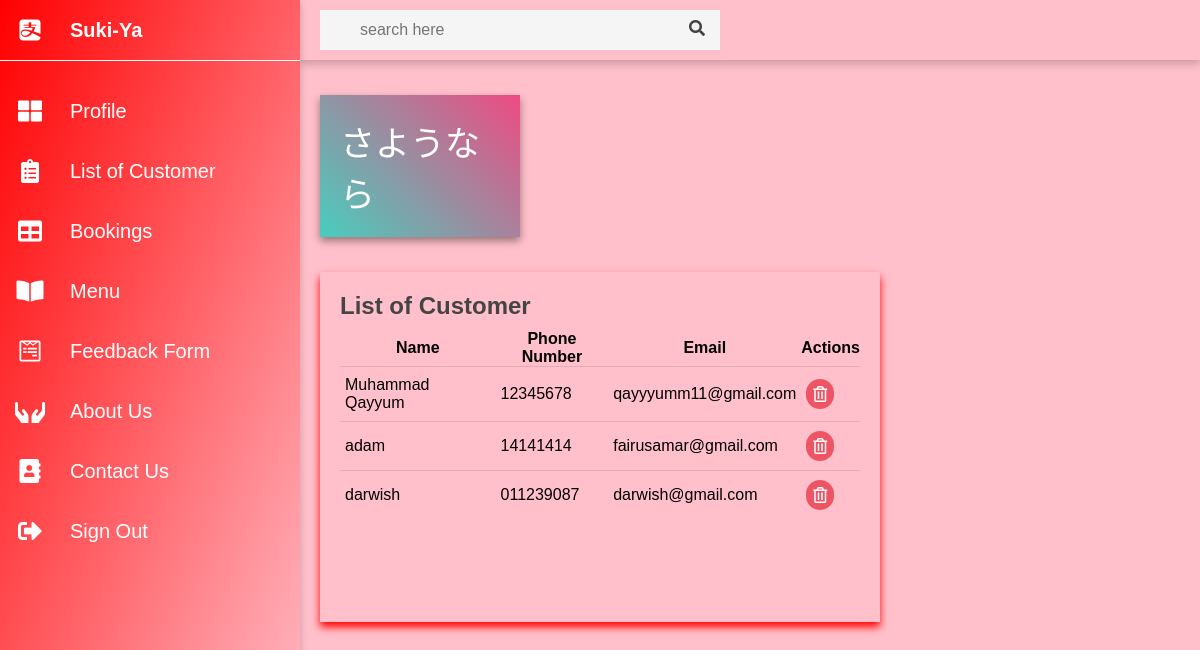
The app's page /listcustadmin.php with its own data.
### tables this page shows
CREATE TABLE `custinfo` (
  `id` int(11) NOT NULL,
  `name` varchar(100) DEFAULT NULL,
  `email` varchar(255) DEFAULT NULL,
  `phone_number` varchar(20) DEFAULT NULL,
  `password` char(50) DEFAULT NULL,
  `is_admin` tinyint(1) DEFAULT 0
);

### listcustadmin.php (the view, shortened to what this page needs)
<?php
require 'connect.php';
$query = "SELECT id, name, phone_number, email FROM custinfo WHERE is_admin = 0";
$result = mysqli_query($conn, $query);
?>
<!DOCTYPE html>
<html lang="en">
<head>
    <link rel="stylesheet" href="admin.styles.css">
    <link rel="stylesheet" href="https://pro.fontawesome.com/releases/v5.10.0/css/all.css" />
</head>
<body>
    <div class="container">
        <div class="sidebar">
            <ul>
                <li>
                    <a href="#">
                        <i class="fab fa-alipay"></i>
                        <div class="title">Suki-Ya</div>
                    </a>
                </li>
                <li>
                    <a href="dashboard.php">
                        <i class="fas fa-th-large"></i>
                        <div class="title">Profile</div>
                    </a>
                </li>
                <li>
                    <a href="#">
                        <i class="fas fa-clipboard-list"></i>
                        <div class="title">List of Customer</div>
                    </a>
                </li>
                <li>
                    <a href="adminbooking.php">
                        <i class="fas fa-table"></i>
                        <div class="title">Bookings</div>
                    </a>
                </li>
                <li>
                    <a href="adminmenu.php">
                        <i class="fas fa-book-open"></i>
                        <div class="title">Menu</div>
                    </a>
                </li>
                <li>
                    <a href="adminfeedbck.php">
                        <i class="fab fa-wpforms"></i>
                        <div class="title">Feedback Form</div>
                    </a>
                </li>
                <li>
                    <a href="aboutadmin.php">
                        <i class="fas fa-hands"></i>
                        <div class="title">About Us</div>
                    </a>
                </li>
                <li>
                    <a href="contactadmin.php">
                        <i class="fas fa-address-book"></i>
                        <div class="title">Contact Us</div>
                    </a>
                </li>
                 <li>
                    <a href="index.php">
                        <i class="fas fa-sign-out-alt"></i>
                        <div class="title">Sign Out</div>
                    </a>
                </li>
            </ul>
        </div>
        <div class="main">
            <div class="top-bar">
                <div class="search">
                    <input type="text" name="search" placeholder="search here">
                    <label for="search"><i class="fas fa-search"></i></label>
                </div>
            </div>
            <div class="cards">
                <div class="card">
                    <div class="card-content">
                        <div class="number">さようなら</div>
                    </div>
                </div>
            </div>
            <div class="tables">
                <div class="last-appointments">
                    <div class="heading">
                        <h2>List of Customer</h2>
                    </div>
                    <table class="appointments">
                        <thead>
                            <tr>
                                <th>Name</th>
                                <th>Phone Number</th>
                                <th>Email</th>
                                <th>Actions</th>
                            </tr>
                        </thead>
                        <tbody>
                            <?php
                            if ($result && mysqli_num_rows($result) > 0) {
                                while ($row = mysqli_fetch_assoc($result)) {
                                    echo "<tr>";
                                    echo "<td>" . htmlspecialchars($row['name']) . "</td>";
                                    echo "<td>" . htmlspecialchars($row['phone_number']) . "</td>";
                                    echo "<td>" . htmlspecialchars($row['email']) . "</td>";
                                    echo "<td>
                                        <a href='listcustadmin.php?delete_id=" . $row['id'] . "'><i class='far fa-trash-alt'></i></a>
                                    </td>";
                                    echo "</tr>";
                                }
                            } else {
                                echo "<tr><td colspan='4'>No customers found</td></tr>";
                            }
                            ?>
                        </tbody>
                    </table>
                </div>
            </div>
        </div>
    </div>
</body>
</html>

### admin.styles.css (style rules this page uses)
* { margin: 0; padding: 0; box-sizing: border-box; font-family: 'Poppins', sans-serif; }
body { overflow-x: hidden; }
.container { position: relative; width: 100%; }
.sidebar { position: fixed; width: 300px; height: 100%; background: linear-gradient(to bottom right,red,pink); overflow-x: hidden; box-shadow: 0 4px 8px 0 rgba(0, 0, 0, 0.2); z-index: 2; }
.sidebar ul li { width: 100%; list-style: none; }
.sidebar ul li:first-child { line-height: 60px; margin-bottom: 20px; font-weight: 600; border-bottom: 1px solid #fff; }
.sidebar ul li a { width: 100%; text-decoration: none; color: #fff; height: 60px; display: flex; align-items: center; }
.sidebar ul li a i { min-width: 60px; font-size: 24px; text-align: center; }
.sidebar .title { padding: 0 10px; font-size: 20px; }
.main { position: absolute; width: calc(100% - 300px); min-height: 100vh; left: 300px; background: pink; }
.top-bar { position: fixed; height: 60px; width: calc(100% - 300px); background: pink); display: grid; grid-template-columns: 10fr 0.4fr 1fr; grid-gap: 5px; align-items: center; color: #444; padding: 0 20px; box-shadow: 0 4px 8px 0 rgba(0, 0, 0, 0.2); z-index: 1; }
.top-bar .search { position: relative; max-width: 400px; }
.search input { width: 100%; min-width: 128px; height: 40px; padding: 0 40px; font-size: 16px; outline: none; border: none; background: #f5f5f5; }
.search i { position: absolute; right: 15px; top: 10px; cursor: pointer; }
.cards { margin-top: 60px; width: 100%; padding: 35px 20px; display: grid; grid-template-columns: repeat(4, 1fr); grid-gap: 20px; }
.cards .card { background: linear-gradient(45deg, #47cebe, #ef4a82); padding: 20px; display: flex; align-items: center; justify-content: space-between; box-shadow: 0 4px 8px 0 rgba(0, 0, 0, 0.4); }
.number { font-size: 35px; font-weight: 500; color: #fff; }
.tables { width: 100%; display: grid; grid-template-columns: 2fr 1fr; grid-gap: 20px; align-items: self-start; padding: 0 20px 20px 20px; }
.last-appointments, .doctor-visiting { min-height: 350px; background: pink; padding: 20px; box-shadow: 0px 5px 8px 0px red; }
.heading { display: flex; align-items: center; justify-content: space-between; color: #444; }
table { margin-top: 10px; width: 100%; border-collapse: collapse; }
table tr { border-bottom: 1px solid rgba(0, 0, 0, 0.1); }
table tbody tr:last-child { border-bottom: none; }
td { padding: 9px 5px; }
td i { padding: 7px; color: #fff; border-radius: 50px; }
.last-appointments table tbody td:last-child { white-space: nowrap; }
.fa-trash-alt { background: #ed5564; }

### records on screen
custinfo: name "Muhammad Qayyum", phone_number "12345678", email "qayyyumm11@gmail.com"
custinfo: name "adam", phone_number "14141414", email "fairusamar@gmail.com"
custinfo: name "darwish", phone_number "011239087", email "darwish@gmail.com"
